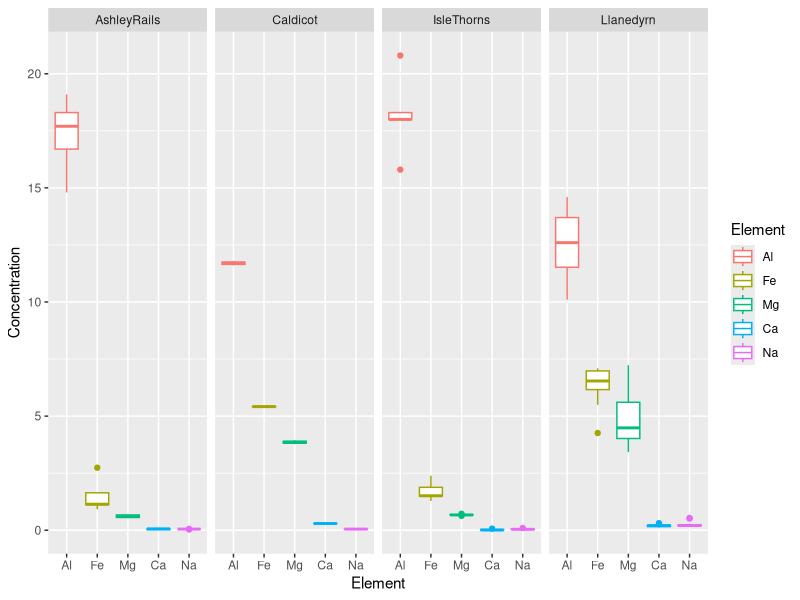

Recreate this plot in R.
## ---- chunk 1
library(car)
library(reshape2)

data(Pottery)
MeltedPottery <- melt(Pottery)
## ---- chunk 2
library(ggplot2)

ggplot(data=MeltedPottery, aes(x=variable, y=value, col=variable)) + 
  geom_boxplot() + 
  facet_grid(. ~ Site) +
  labs(x="Element", y="Concentration", col="Element")
